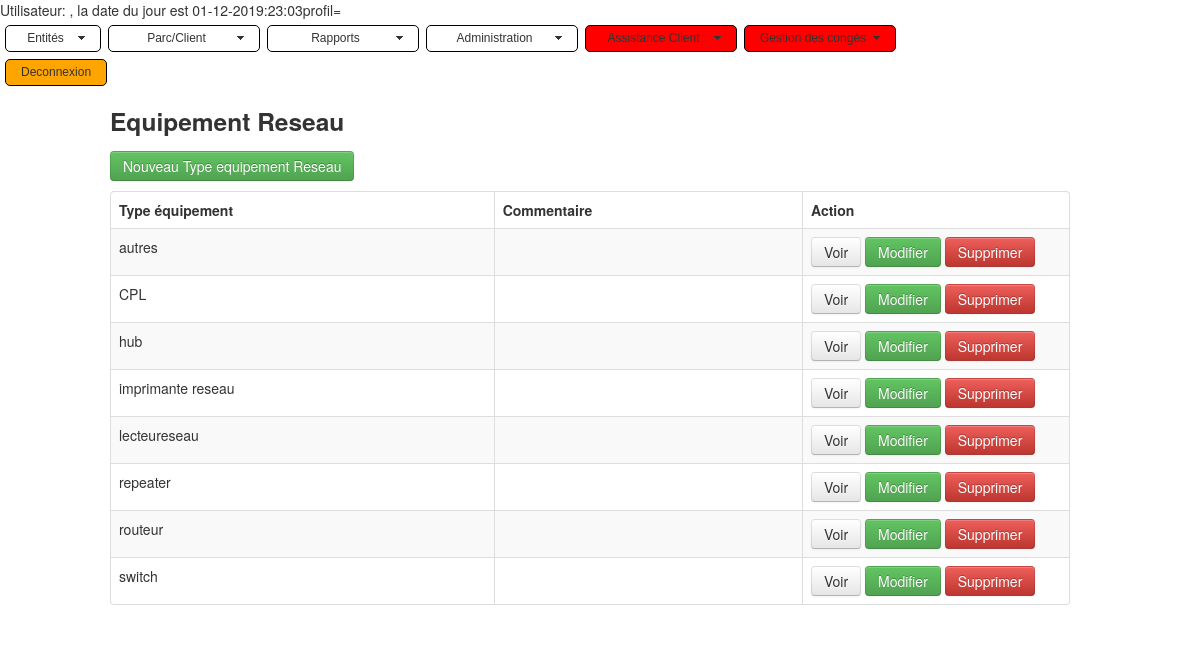
Page /index_networkstype.php on the committed database.
### tables this page shows
CREATE TABLE IF NOT EXISTS `tictan_networktypes` (
  `id` int(11) NOT NULL AUTO_INCREMENT,
  `name` varchar(255) DEFAULT NULL,
  `comment` text,
  `date_mod` date NOT NULL,
  `author` varchar(50) NOT NULL,
  `is_deleted` int(1) NOT NULL DEFAULT '0',
  PRIMARY KEY (`id`),
  KEY `name` (`name`)
);

### index_networkstype.php (the view, shortened to what this page needs)
<!DOCTYPE html>
<html lang="en">
<head>
    <link   href="css/bootstrap.min.css" rel="stylesheet">
	<link rel="stylesheet" href="./css/mbcsmbmcp.css" type="text/css" />
</head>
<body>
    <div class="container">
            <div class="row">
                <h3>Equipement Reseau</h3>
            </div>
            <div class="row">
                <p>
                    <a href="create_general.php?form_name=index_networkstype.php&table_name=tictan_networktypes&entete=type equipement Reseau" class="btn btn-success">Nouveau Type equipement Reseau</a>
                </p>
                <table class="table table-striped table-bordered">
                      <thead>
                        <tr>
						  <th>Type équipement</th>
                          <th>Commentaire</th>
                          <th>Action</th>
                        </tr>
                      </thead>
                      <tbody>
                      <?php
		              $table_name='tictan_networktypes';
					  $form_name='index_networkstype.php';
					  $entete='Type Equipement Réseau';
                       $pdo = Database::connect();
				   $sql = 'select * from tictan_networktypes where is_deleted=0 order by name';
						foreach ($pdo->query($sql) as $row) {
                            echo '<tr>';
							echo '<td>'. $row['name'] . '</td>';
							echo '<td>'. $row['comment'] . '</td>';
   							echo '<td width=250>';
 							echo '<a class="btn" href="read_admin_general.php?id='.$row['id'].'&table_name='.$table_name .' &entete='. $entete.' &form_name='.$form_name.'">Voir</a>';
   echo '<a class="btn btn-success" href="update_general.php?id='.$row['id'].'&table_name='.$table_name .' &entete='. $entete.' &form_name='.$form_name.'">Modifier</a>';
  echo '<a class="btn btn-danger" href="delete_general.php?id='.$row['id'].'&table_name='.$table_name .' &entete='. $entete.' &form_name='.$form_name.'">Supprimer</a>';
                            echo '</td>';
                            echo '</tr>';
                       }
                      ?>
                      </tbody>
                </table>
        </div>
    </div>
  </body>
</html>

### rows in the picture
tictan_networktypes: name "autres"
tictan_networktypes: name "CPL"
tictan_networktypes: name "hub"
tictan_networktypes: name "imprimante reseau"
tictan_networktypes: name "lecteureseau"
tictan_networktypes: name "repeater"
tictan_networktypes: name "routeur"
tictan_networktypes: name "switch"
